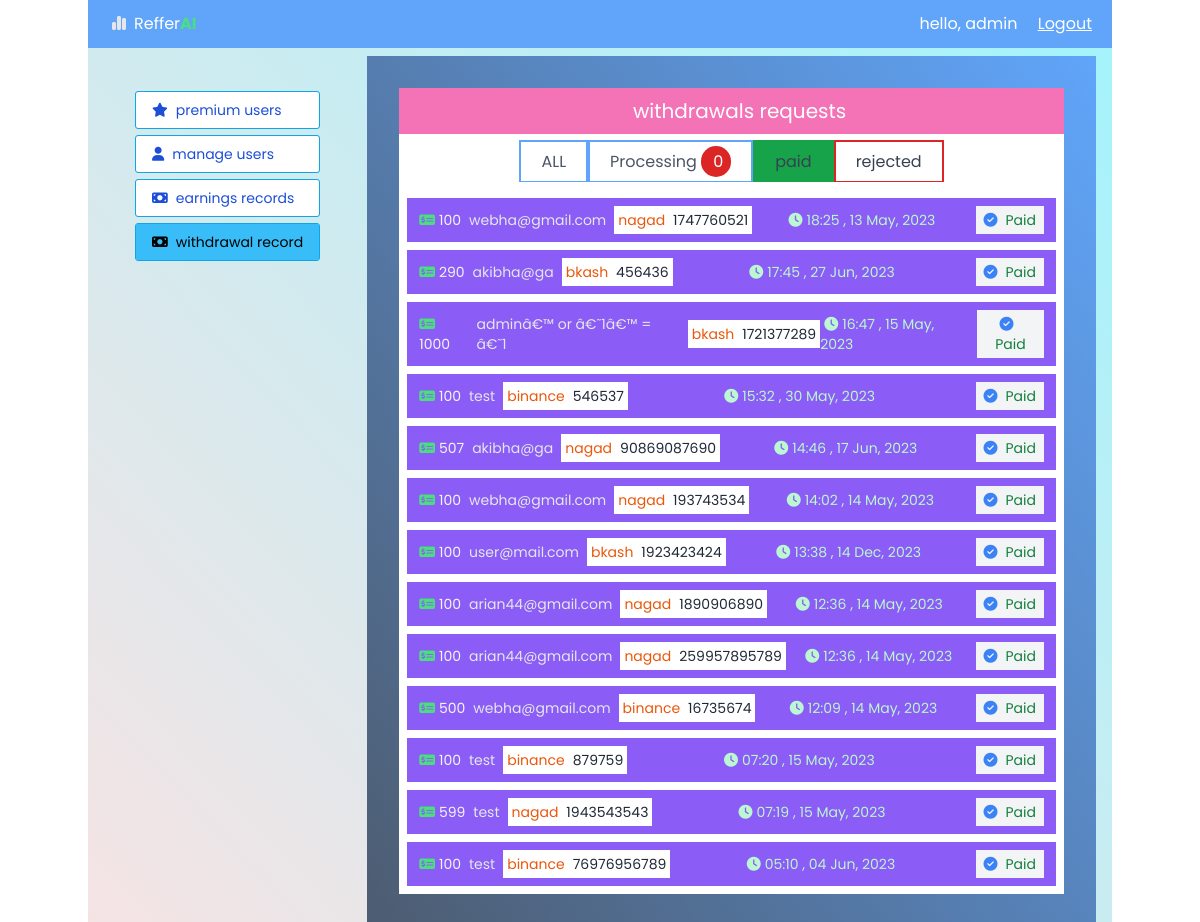
/admin/paid.php (signed in), run on the app's committed database.
### tables this page shows
CREATE TABLE `withdrawals` (
  `id` int(255) NOT NULL,
  `name` varchar(255) NOT NULL,
  `amount` int(255) NOT NULL,
  `method` varchar(255) NOT NULL,
  `address` varchar(255) NOT NULL,
  `draw_date` varchar(255) NOT NULL,
  `pay_condition` varchar(255) NOT NULL DEFAULT 'Processing'
);

### admin/paid.php (the view, shortened to what this page needs)
<?php
include 'config.php';
?>
<!DOCTYPE html>
<html lang="en">
<head>
    <link rel="stylesheet" href="https://cdnjs.cloudflare.com/ajax/libs/font-awesome/6.4.0/css/all.min.css" />
    <script src="https://cdn.tailwindcss.com"></script>
    <link rel="stylesheet" href="../style.css">
</head>
<body>
    <div class="container m-auto bg-white h-screen">
        <?php include 'header.php';?>
        <section class="flex justify-between gap-4 bg-gradient-to-tr from-red-100 to-cyan-200 w-full max-h-fit min-h-full p-2 pl-4 pr-4 ">
            <div class="profile p-4 w-[300px] flex items-center flex-col">
            <div class="mt-5 flex flex-col justify-between gap-2">
                <a href="index.php" class="text-sm w-full p-2 px-4 bg-white outline outline-1 outline-sky-500 text-blue-700  hover:bg-sky-400 hover:text-white rounded-sm"><i class="fa-solid fa-star mr-2"></i></i>premium users</a>
                <a href="users.php" class="text-sm w-full p-2 px-4 outline outline-1 outline-sky-500 text-blue-700 bg-white  hover:bg-sky-400 hover:text-white rounded-sm"><i class="fa-solid fa-user mr-2"></i>manage users</a>
                <a href="earn.php" class="text-sm w-full p-2 px-4 outline outline-1 outline-sky-500 text-blue-700 bg-white  hover:bg-sky-400 hover:text-white rounded-sm"><i class="fa-solid fa-money-bill mr-2"></i>earnings records</a>
                <a href="withdrawals.php" class="text-sm w-full p-2 px-4 outline outline-1 outline-sky-500 bg-sky-400 hover:text-white rounded-sm"><i class="fa-solid fa-money-bill mr-2"></i>withdrawal record</a>
            </div>
            </div>
            <div class="earnings w-[900px] p-4 bg-gradient-to-tr from-gray-600 to-blue-400 ">
                <div class=" p-4">
                     <p class="text-[20px] py-2 text-center pl-4 text-white bg-pink-400">withdrawals requests</p>
                    <div class="flex flex-col items-center">
                        <?php
$sql = "SELECT * FROM withdrawals WHERE pay_condition = 'Processing'";
$run = mysqli_query( $db, $sql );
$row = mysqli_num_rows( $run );
?>
                         <div class="tab flex w-full justify-center bg-white border-1 border-blue-500 p-2 ">
                            <div class="all pt-2">
                                <a href="withdrawals.php" class="tabs border-2 border-blue-400 p-2 px-5 hover:bg-sky-500 text-gray-600 hover:text-white">ALL</a>
                            </div>
                            <div class="pending pt-2">
                               <a href="process.php" class="tabs border-2 border-blue-400 p-2 px-5 hover:bg-sky-500 text-gray-600 hover:text-white">Processing<span class="text-white ml-1 text-center p-1 px-2 bg-red-600 rounded-full"> <?php echo $row?></span></a>
                            </div>
                            <div  class="paid pt-2">
                                 <a href="paid.php" class="tabs border-2 border-green-600 p-2 px-5 bg-green-600 text-gray-700 hover:text-white">paid</a>
                            </div>
                            <div class="rejected pt-2">
                                 <a href="reject.php" class="tabs border-2 border-red-600 p-2 px-5 hover:bg-red-600 text-gray-700 hover:text-white">rejected</a>
                            </div>
                         </div>
                <div class="tab-contents records w-full p-2 bg-white">
                    <?php
$sql1 = "SELECT * FROM withdrawals WHERE pay_condition = 'Paid' ORDER BY draw_date DESC ";
$run1 = mysqli_query( $db, $sql1 );
if ( mysqli_num_rows( $run1 ) > 0 ) {
    while ( $row1 = mysqli_fetch_assoc( $run1 ) ) {
        ?>
                    <div class="flex justify-between items-center w-full mt-2 p-2 px-3 bg-violet-500 text-sm">
                        <div class="flex gap-2 items-center">
                            <h3 class="text-gray-100"><i class="fa-solid fa-money-check-dollar mr-1 text-green-400"></i><?php echo $row1['amount'];?></h3>
                            <h2 class="text-gray-200"><?php echo $row1['name']; ?></h2>
                            <div class="flex gap-2 bg-white p-1 text-gray-800">
                            <h2 class="text-orange-600"><?php echo $row1['method']; ?></h2>
                            <h3 class=""><?php echo $row1['address']; ?></h3>
                            </div>
                        </div>
                        <div class="flex items-center">
                            <h2 class="text-green-200"><i class="fa-solid fa-clock mx-1 "></i><?php echo $row1['draw_date']; ?></h2>
                        </div>
                        <?php
if ( $row1['pay_condition'] == 'Processing' ) {
            echo '<div class="flex">
                            <a href="" class="text-green-700 process bg-gray-100 px-2 ml-2 p-1">Pay success</a>
                            <a href="" class="text-red-500 process bg-gray-100 px-2 ml-2 p-1">Reject</a>
                        </div>';
        } elseif ( $row1['pay_condition'] == 'Paid' ) {
            echo '<div class="flex">
                            <button class="text-green-700 process bg-gray-100 px-2 ml-2 p-1"><i class="fa-solid fa-circle-check mr-2 text-blue-500"></i>Paid</button>
                        </div>';
        } elseif ( $row1['pay_condition'] == 'Reject' ) {
            echo '<div class="flex">
                            <button class="text-red-600 process bg-gray-100 px-2 ml-2 p-1"><i class="fa-solid fa-circle-exclamation mr-2"></i>Rejected</button>
                        </div>';
        }
        ?>
                    </div>
                    <?php }}?>
                </div>
                    </div>
                </div>
            </div>
        </section>
    </div>
</body>
</html>

### admin/header.php
<header class="flex justify-between items-center p-2 pl-4 pr-4 bg-blue-400">
    <div class="logo">
        <a href="index.php" class="text-md text-white p-2"><i class="fa-solid fa-chart-simple mr-2 text-gray-200"></i>Reffer<span class="text-green-400 font-bold">AI</span></a>
    </div>
    <div class="flex gap-2 p-1 items-center md-flex-row transition">
    <?PHP echo '<p class="text-white">hello, '. $_SESSION['admin']; ?>
    <a href="logout.php" class="ml-4 text-md underline hover:text-blue-500">Logout</a></p>
    </div>
</header>

### style.css (style rules this page uses)
* { padding: 0; margin: 0; font-family: 'Poppins', sans-serif; }
.container { position: relative; }

### data on the page
withdrawals: amount "100", name "webha@gmail.com", method "nagad", address "1747760521", draw_date "18:25 , 13 May, 2023", pay_condition "Paid" (drawn)
withdrawals: amount "290", name "akibha@ga", method "bkash", address "456436", draw_date "17:45 , 27 Jun, 2023", pay_condition "Paid" (drawn)
withdrawals: amount "1000", name "adminâ€™ or â€˜1â€™ = â€˜1", method "bkash", address "1721377289", draw_date "16:47 , 15 May, 2023", pay_condition "Paid" (drawn)
withdrawals: amount "100", name "test", method "binance", address "546537", draw_date "15:32 , 30 May, 2023", pay_condition "Paid" (drawn)
withdrawals: amount "507", name "akibha@ga", method "nagad", address "90869087690", draw_date "14:46 , 17 Jun, 2023", pay_condition "Paid" (drawn)
withdrawals: amount "100", name "webha@gmail.com", method "nagad", address "193743534", draw_date "14:02 , 14 May, 2023", pay_condition "Paid" (drawn)
withdrawals: amount "100", name "user@mail.com", method "bkash", address "1923423424", draw_date "13:38 , 14 Dec, 2023", pay_condition "Paid" (drawn)
withdrawals: amount "100", name "arian44@gmail.com", method "nagad", address "1890906890", draw_date "12:36 , 14 May, 2023", pay_condition "Paid" (drawn)
withdrawals: amount "100", name "arian44@gmail.com", method "nagad", address "259957895789", draw_date "12:36 , 14 May, 2023", pay_condition "Paid" (drawn)
withdrawals: amount "500", name "webha@gmail.com", method "binance", address "16735674", draw_date "12:09 , 14 May, 2023", pay_condition "Paid" (drawn)
withdrawals: amount "100", name "test", method "binance", address "879759", draw_date "07:20 , 15 May, 2023", pay_condition "Paid" (drawn)
withdrawals: amount "599", name "test", method "nagad", address "1943543543", draw_date "07:19 , 15 May, 2023", pay_condition "Paid" (drawn)
withdrawals: amount "100", name "test", method "binance", address "76976956789", draw_date "05:10 , 04 Jun, 2023", pay_condition "Paid" (drawn)

### other printed values
$_SESSION['admin'] "admin"
$row "0"
